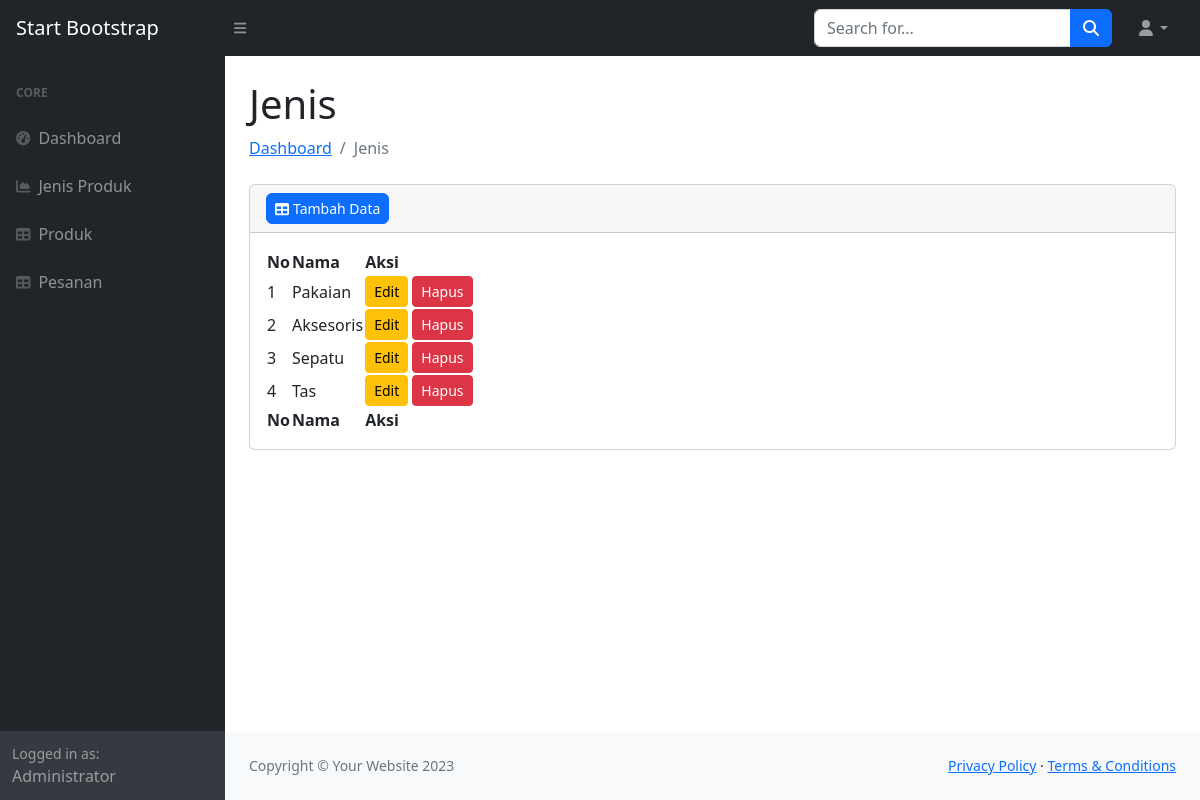
The page /administrator/jenis-produk.php on the database its author committed.
### tables this page shows
CREATE TABLE `jenis_produk` (
  `id` int(11) NOT NULL,
  `nama` varchar(45) NOT NULL
);

### administrator/jenis-produk.php (the view, shortened to what this page needs)
<?php
include_once('page/head.php');
include_once('page/nav.php');
?>
<main>
    <div class="container-fluid px-4">
        <h1 class="mt-4">Jenis</h1>
        <ol class="breadcrumb mb-4">
            <li class="breadcrumb-item"><a href="index.html">Dashboard</a></li>
            <li class="breadcrumb-item active">Jenis</li>
        </ol>
        <div class="card mb-4">
            <div class="card-header">
                <a href="form-jenis.php" class="btn btn-primary btn-sm rounded"> <i class="fas fa-table me-1"></i>Tambah Data</a>
            </div>
            <div class="card-body">
                <table id="datatablesSimple">
                    <thead>
                        <tr>
                            <th>No</th>
                            <th>Nama</th>
                            <th>Aksi</th>
                        </tr>
                    </thead>
                    <tfoot>
                        <tr>
                            <th>No</th>
                            <th>Nama</th>
                            <th>Aksi</th>
                        </tr>
                    </tfoot>
                    <tbody>
                        <?php
                        $no = 1;
                        $sql = "SELECT * FROM jenis_produk";
                        $stmt = $dbh->prepare($sql);
                        $stmt->execute();
                        while ($row = $stmt->fetch(PDO::FETCH_ASSOC)) {
                        ?>
                            <tr>
                                <td><?= $no++ ?></td>
                                <td><?= $row['nama'] ?></td>
                                <td>
                                    <a href="form-jenis.php?idedit=<?= $row['id'] ?>" class="btn btn-warning btn-sm">Edit</a>
                                    <a href="?id=<?= $row['id'] ?>" class="btn btn-danger btn-sm">Hapus</a>
                                </td>
                            </tr>
                        <?php }
                        ?>
                    </tbody>
                </table>
            </div>
        </div>
    </div>
</main>
<?php include_once('page/footer.php') ?>

### rows shown on the page
jenis_produk: nama "Pakaian"
jenis_produk: nama "Aksesoris"
jenis_produk: nama "Sepatu"
jenis_produk: nama "Tas"
